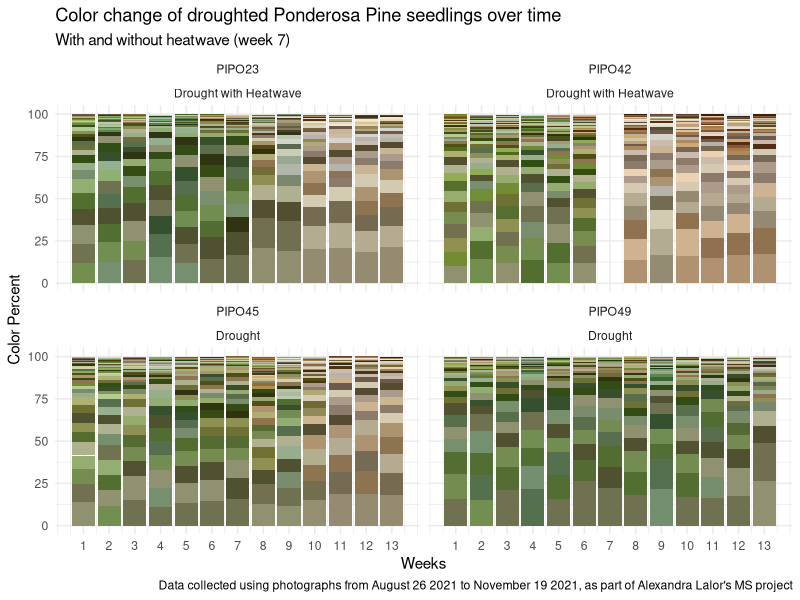

Recreate this plot in R.
#Data Viz Final Project
#allielalor@email.arizona.edu
#First created: 2022-05-02
#Last updated: 2022-05-02

#load libraries
library(tidyverse)
# library(colorfindr) #for get_colors
# library(sjmisc) #for rotate_df
# library(ggtern) #for rbg2hex
# library(countcolors) #for masking and reducing black colors to one point
# library(tools) #for file naming

tree_rgb_sum_filter <- read.csv("data_raw/final_project/tree_rgb_sum_filter/tree_rgb_sum_filter_all.csv")

#visualize

### 
tree_rgb_filter_viz <- tree_rgb_sum_filter %>% 
  filter(SpeciesID %in% c("PIPO23","PIPO42","PIPO45","PIPO49")) %>% 
  arrange(SpeciesID, Date, desc(col_share))

colors <- tree_rgb_filter_viz$col_hex



tree_rgb_filter_viz %>% 
  mutate(Treatment = ifelse(Treatment_temp == "Ambient+HW", "Drought with Heatwave", "Drought")) %>% 
  ggplot(aes(x = Week,
             y = col_share,
             fill = colors)) +
  geom_col(fill = colors) +
  facet_wrap(~SpeciesID + Treatment) +
  #facet_grid(rows = vars(SpeciesID)) +
  scale_x_continuous(breaks = 1:13) +
  ylab("Color Percent") +
  xlab("Weeks") +
  labs(title = "Color change of droughted Ponderosa Pine seedlings over time",
       subtitle = "With and without heatwave (week 7)",
       caption = "Data collected using photographs from August 26 2021 to November 19 2021, as part of Alexandra Lalor's MS project") +
  theme_minimal()
